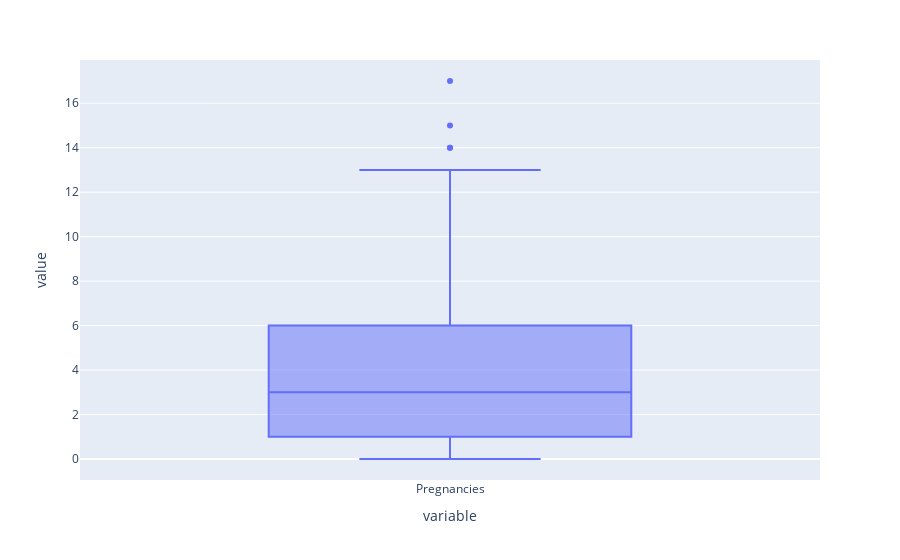

The notebook cell saved with this chart:
### Code cell
# IMporting PLotly Library 
import plotly.express as px
px.box(dataknn["Pregnancies"])

### Figure 1 — Plotly figure (JSON) as saved in the notebook; plotly's stock layout.template omitted (floating-point values rounded to 4 significant figures; data arrays with more than 128 entries replaced by an {"elided": "..."} marker saying what was removed)
{"data": [{"alignmentgroup": "True", "hovertemplate": "variable=%{x}<br>value=%{y}<extra></extra>", "legendgroup": "", "marker": {"color": "#636efa"}, "name": "", "notched": false, "offsetgroup": "", "orientation": "v", "showlegend": false, "type": "box", "x": {"elided": "768 str values"}, "x0": " ", "xaxis": "x", "y": {"elided": "768 int values"}, "y0": " ", "yaxis": "y"}], "layout": {"boxmode": "group", "legend": {"tracegroupgap": 0}, "margin": {"t": 60}, "xaxis": {"anchor": "y", "domain": [0, 1], "title": {"text": "variable"}}, "yaxis": {"anchor": "x", "domain": [0, 1], "title": {"text": "value"}}}}
